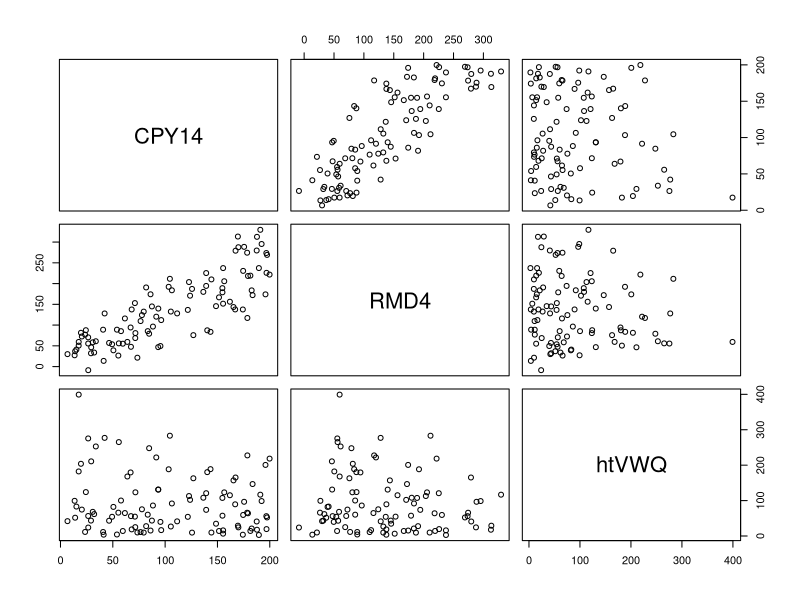
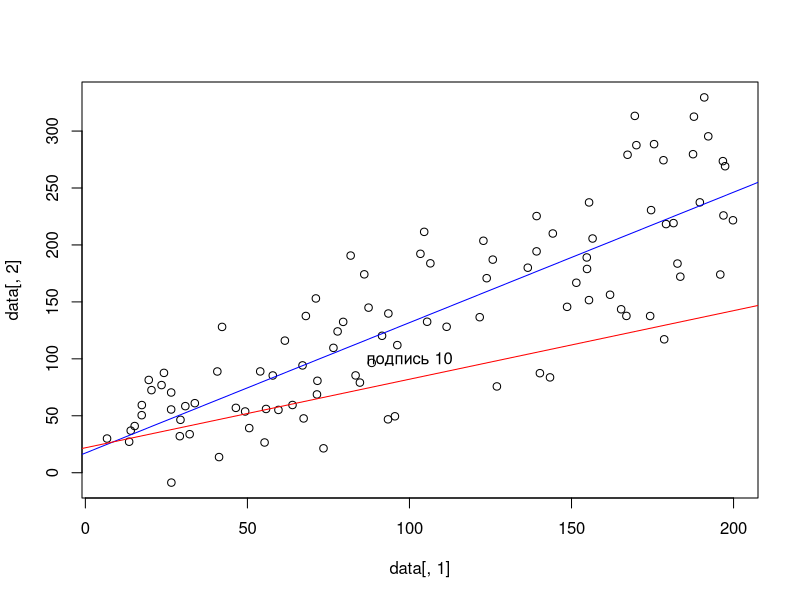
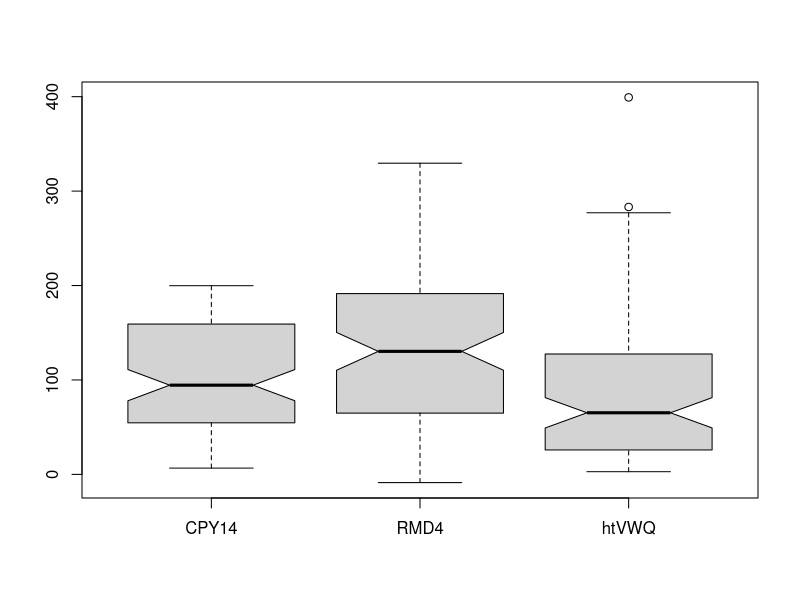

Source code (R) for these figures, in order: (Note: this script raises an error after producing the figures.)
data = read.table('hw1.txt')
head(data)

shapiro.test(data[, 3])$p.value

plot(data)

plot(data[, 1], data[, 2])
cor.test(data[,1], data[,2])$p.value

abline(lm(data[, 2] ~ data[, 1]), col='blue') # правильно. y = x
abline(lm(data[, 1] ~ data[, 2]), col='red') # неправильно

q = 10
text(paste('подпись', q), x=100, y=100)

boxplot(data, notch=TRUE)

t.test(data[, 1], data[, 2], paired=TRUE)
t.test(data[,1] - data[,2])

t = predict(lm(data[, 2] ~ data[, 1]), interval='confidence')
t[1:3,]


####
a = 5
length(a)
a = 'hello'
a
length(a)

# ЭТО ИМЯ!!!!!
a.b = 67
a.b

a = c(1, 3, -5)
length(a)

a[2] = 100
a

c = 5
c

num = c(1, 2, 3)
typeof(num)

num.int = c(1L, 2L, 3L)
typeof(num.int)

i = 1:10
typeof(i)
i

log.var = c(TRUE, FALSE, FALSE)
typeof(log.var)

char.var = c("rdyui", 'sxdctfgvbhunj')
typeof(char.var)

a = c(123, "rfgygkjgh", 53L)
typeof(a)
a

a = c(TRUE, "qweqw")
a

a = c(TRUE, 2123)
a

####
TRUE
FALSE
T
F

T = FALSE
T

T = TRUE

1/0
c(Inf, 3)

# NaN
log(-1)

NA

NULL

length(NA)
length(NULL)

x = 1:10
x[4] = NA
x
x[4] = NULL
x

x = integer(10)
x
x = character(10)
x
x[] = 8
x
x = 8
x

#####
n = c('1', '3', '4.5678')
n
as.numeric(n)
as.character(TRUE)
as.character(5:50)
as.integer(1.7)
round(1.7)

####
1 + 1
1 + TRUE
1 + FALSE
10 * TRUE
10 * FALSE

TRUE + TRUE

1 + "10"

####
# +, -, *, /, ^
2**3
2^3

sqrt(9)
7 %% 2
7 %/% 2
7 / 2

2 > 1
2 > 5
2 == 2
'3' == 3
3 != 2
2 != 2

x = 10
x > (x + 1)

T | F
T & F

x = 10
(2 < x) & (x > 5)

####
x = 1:5
y = c(10, 10, 10, 13, 15)
x
y
x + y
x * y
x - y

x^2
x + 10

x
10:12
x + 10:12

###
x
length(x)
x[10]
x
x[10] = 100
x
x[c(-1, -6)]

x = 1:5
x > 3
x[x > 3]

mask = c(T, F)
x[mask]
x[c(T, F)]

###
x = c(a=5, b=19, c=34, b=76)
x
x['a']
x['b']
names(x)
names(x) = NULL
x

x = 1:10
attr(x, 'new') = "qweqwe"
x
attr(x, 'names') = c('a', 'b', 'c', 'd')
x
names(x) = letters[1:10]
x
letters
LETTERS

######
x = 1:10
x
x[2]

x[c(1, 2, 3, 2, 2, 2)]
x[-5]
x[c(-3, -7)]

sin(x)
sinx = sin(x)
x[sinx > 0]
x[sin(x) > 0]

sinx[sinx > 0][1]

x[which(x > 5)]
x[x > 5]

####
x = c(asx=5, b=19, c=76, b=76)
t = table(x)
t
t[t > 1]
x[names(x)=='b']

###
set.seed(123)
a = runif(100, 0, 5)
a

sort(a)
sort(a, decreasing = TRUE)

y = sin(a)
a
y
plot(a, y)
plot(a, y, type='l')

o = order(a)
o
plot(a[o], y[o], type='l')

####
x = 2
x
x <- 2
x

x < -2
x <- 2
x < 2

x <-5
x
#=========

####
1 + NA
TRUE | NA
TRUE & NA

x = c(T, F, NA)
x
all(x)
any(x)
sum(x)

x = 1:5
sum(x)

x = c(1, 2, 3, 3, 3, 4, 5)
y = c(1, 3, 2, 100)
x %in% y
x[x %in% y]

intersect(x, y)

x = 1:10
cumsum(x)

factorial()

runif(1000, 0, 0.1)


#### практика ####
x = runif(1, -5, 5)
sin(x)

k = 0:10
mysin = (-1)^k * (x^(2*k + 1) / factorial(2*k + 1))
mysin
mysin = cumsum(mysin)
mysin

sin(x)

plot(mysin, type='l')
abline(h=sin(x), col='red')

plot(abs(mysin - sin(x)), log='y')
